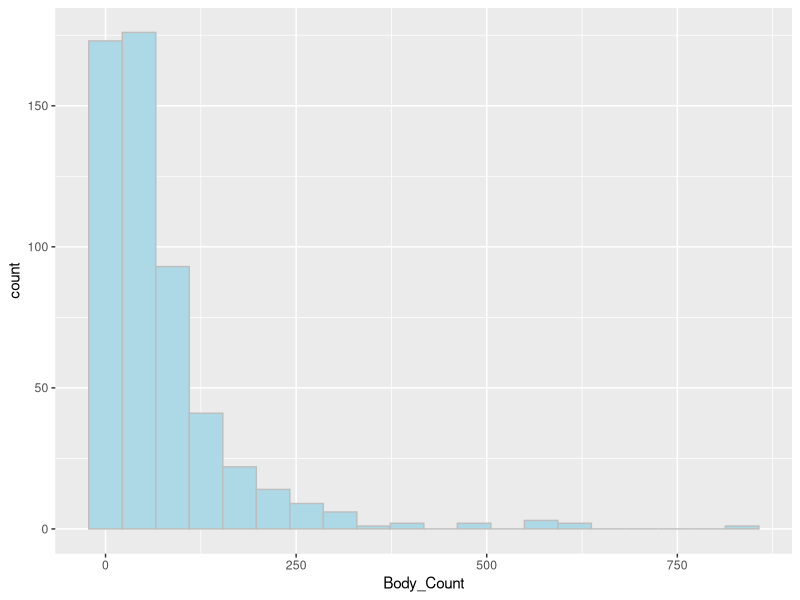
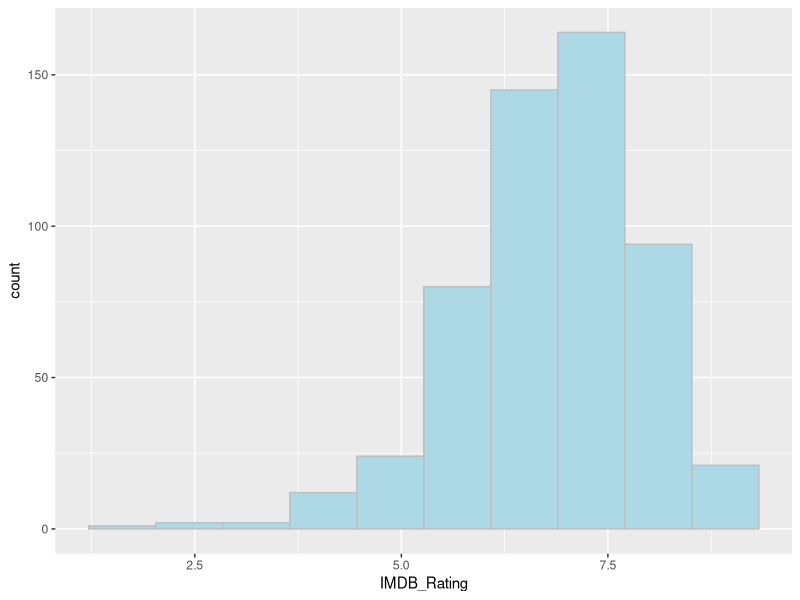
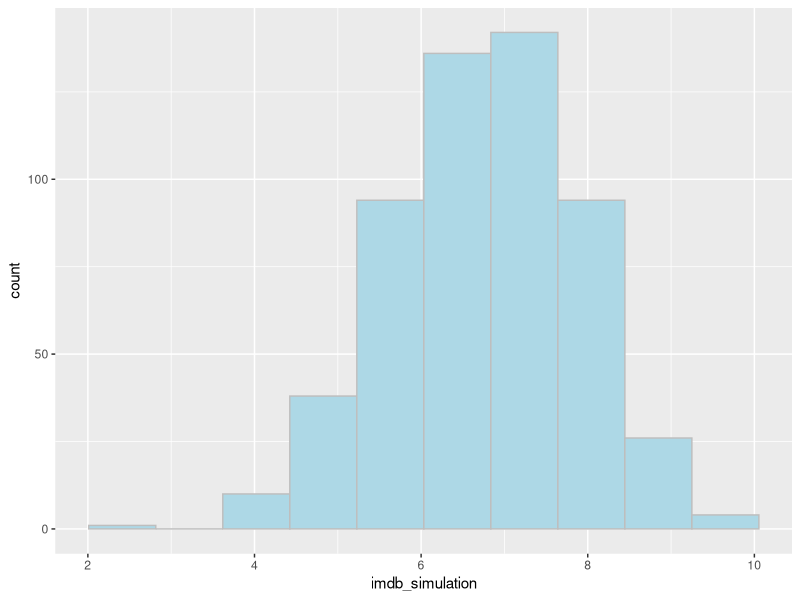
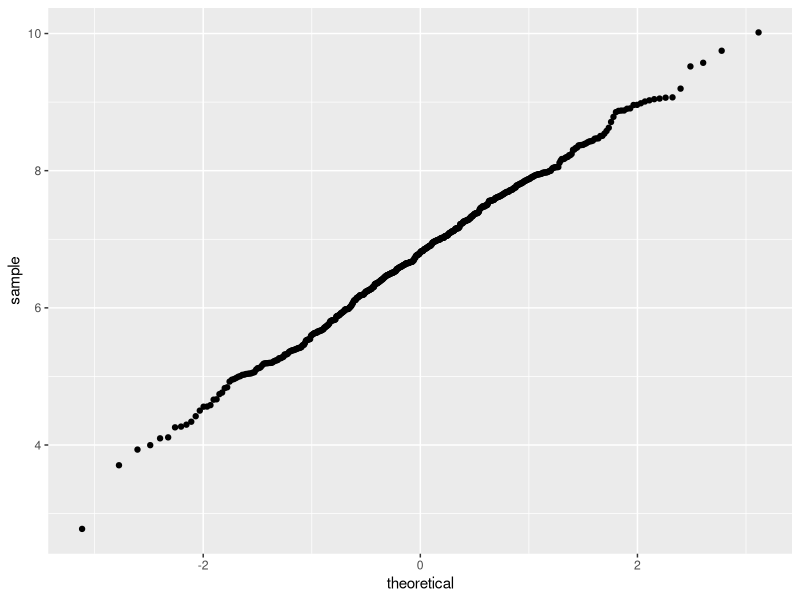
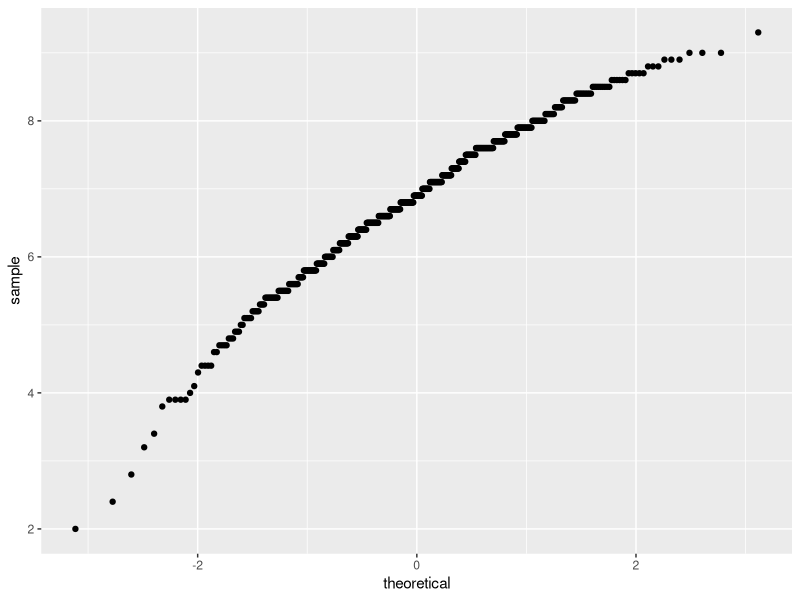

R code for these plots, in order:
#install.packages('dplyr', dependencies = TRUE)
#install.packages('ggplot2', dependencies = TRUE)

library(dplyr)
library(ggplot2)

setwd("/Users/radyslav/coding/data_science/laba_R_3")
movie_body_counts <- read.csv('filmdeathcounts.csv', encoding = 'UTF-8')

head(movie_body_counts)
str(movie_body_counts)

movie_body_counts$body_per_min <- movie_body_counts$Body_Count/movie_body_counts$Length_Minutes

ggplot(movie_body_counts, aes(x=Body_Count)) + geom_histogram(bins=20, color='gray', fill='lightblue')

movie_body_counts %>% 
  top_n(n=10, Body_Count) %>%
  arrange(desc(Body_Count))

movie_body_counts %>% 
  top_n(n=10, body_per_min) %>%
  arrange(desc(body_per_min))

ggplot(movie_body_counts, aes(x=IMDB_Rating)) + geom_histogram(bins = 10, color='grey', fill='lightblue')

imdb_mean <- mean(movie_body_counts$IMDB_Rating)
print(imdb_mean)
imdb_sd <- sd(movie_body_counts$IMDB_Rating)
print(imdb_sd)

set.seed(900)
imdb_simulation <- rnorm(n=nrow(movie_body_counts), mean = imdb_mean, sd = imdb_sd)
movie_body_counts$imdb_simulation <- imdb_simulation

print(movie_body_counts)

ggplot(movie_body_counts, aes(x=imdb_simulation)) + geom_histogram(bins = 10, color='grey', fill='lightblue')

ggplot(movie_body_counts, aes(sample = imdb_simulation)) + stat_qq()

ggplot(movie_body_counts, aes(sample = IMDB_Rating)) + stat_qq()

pnorm(4, imdb_mean, imdb_sd)

pnorm(8, imdb_mean, imdb_sd) - pnorm(4, imdb_mean, imdb_sd)

cor(movie_body_counts$Body_Count, movie_body_counts$IMDB_Rating)
